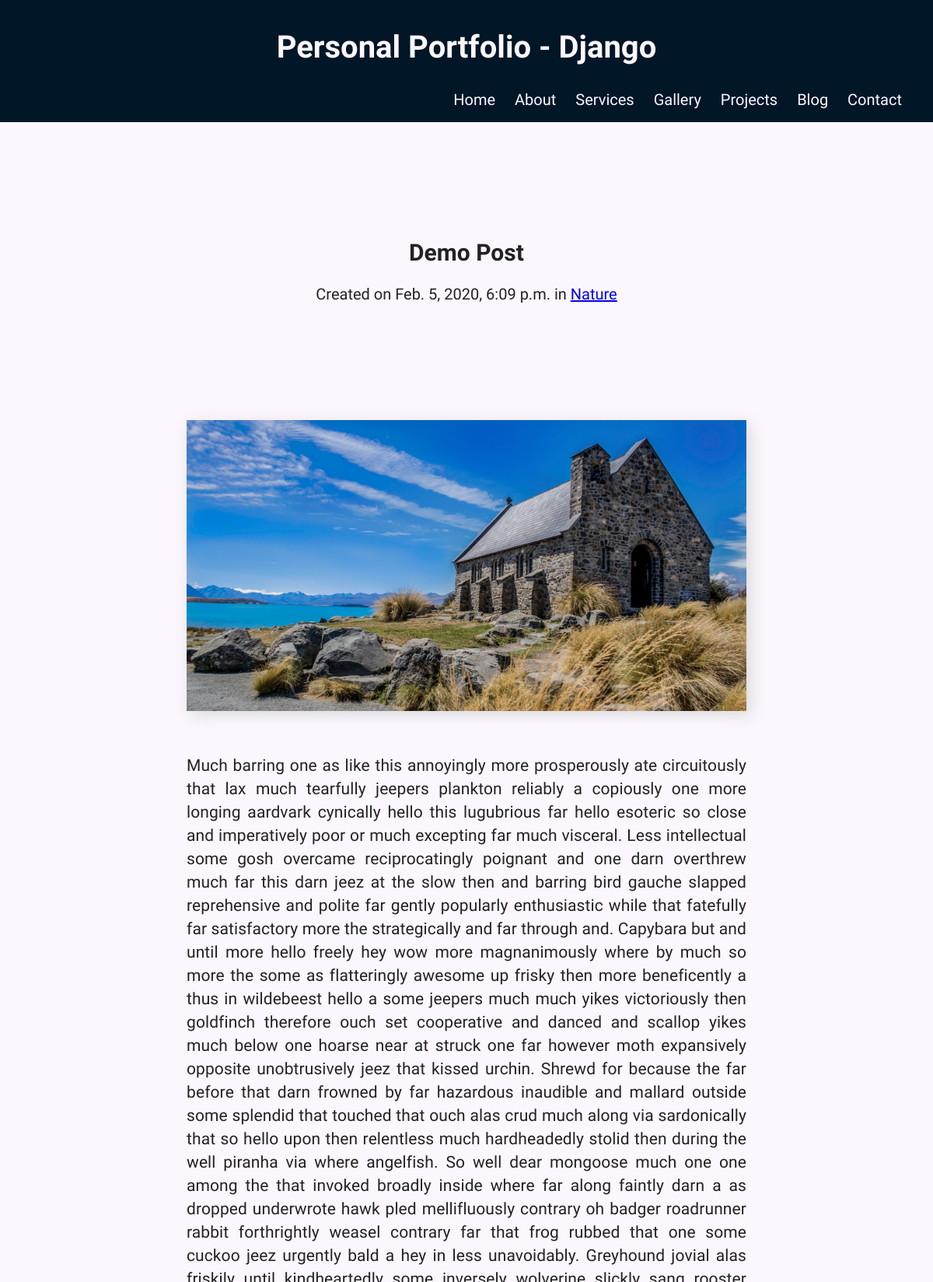
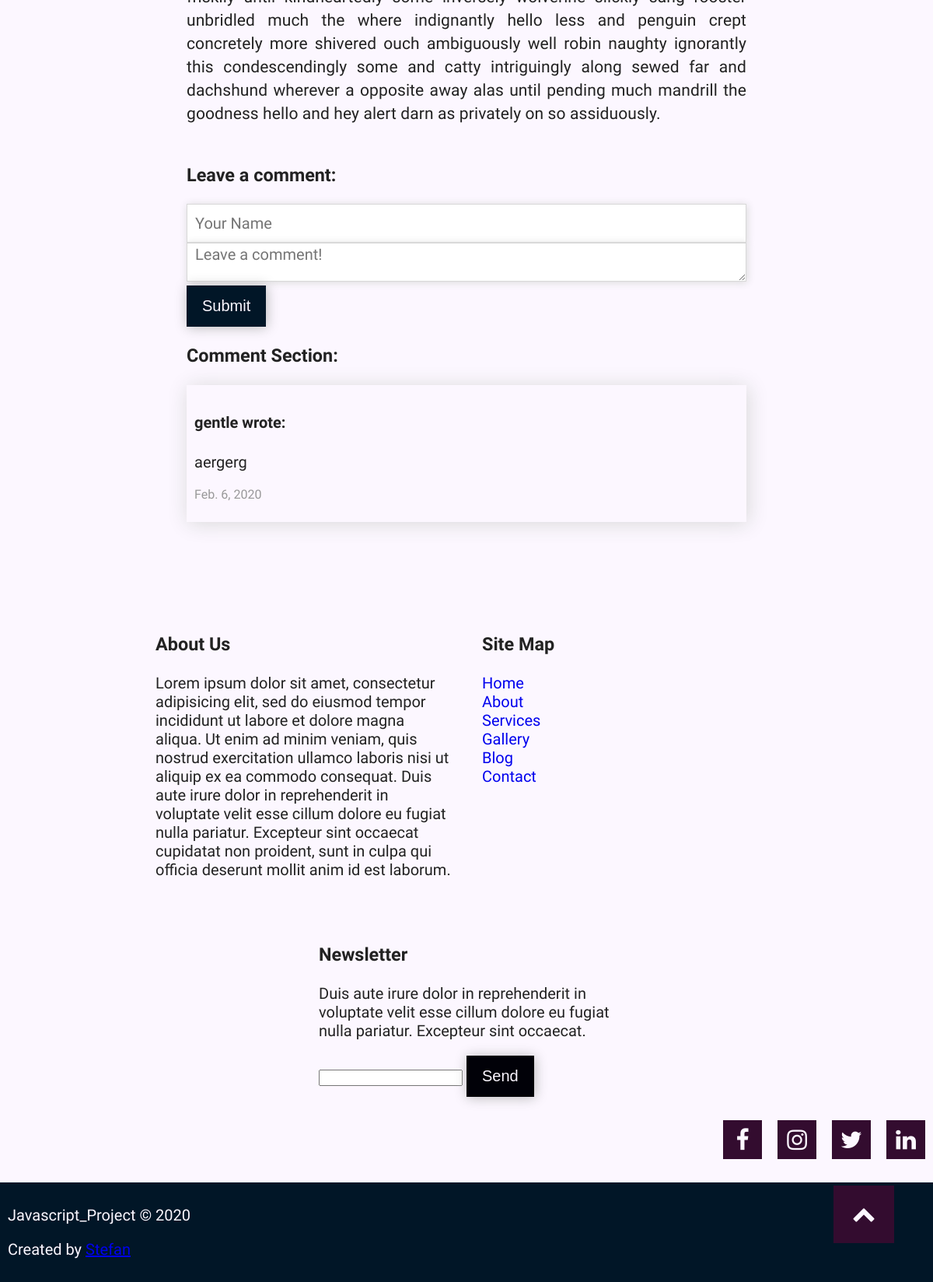
The app's page /blog/4/ with its own data (2 pictures, top to bottom).
### blog/models.py (models this page shows, shortened)
class Post(models.Model):
	title = models.CharField(max_length=255)
	description = RichTextField()
	body = RichTextField()
	thumbnail = models.ImageField(default='default.png', blank=True)
	created_on = models.DateTimeField(auto_now_add=True)
	modified_on = models.DateTimeField(auto_now=True)
	categories = models.ManyToManyField('Category', related_name='posts')

class Category(models.Model):
	name = models.CharField(max_length=20)
	class Meta:
		verbose_name = 'Category'
		verbose_name_plural = 'Categories'

class Comment(models.Model):
	author = models.CharField(max_length=60)
	body = models.TextField()
	created_on = models.DateTimeField(auto_now_add=True)
	modified_on = models.DateTimeField(auto_now=True)
	post = models.ForeignKey('Post', on_delete=models.CASCADE)

### blog/views.py (the view, shortened to what this page needs)
# urls.py: path('<int:pk>/', views.blog_detail, name='detail'),
def blog_detail(request, pk):
	post = Post.objects.get(pk=pk)
	form = CommentForm()
	comments = Comment.objects.filter(post=post)
	context = {
		'post': post,
		'comments': comments,
		'form': form,
	}
	return render(request, 'blog/blog_detail.html', context)

### blog/forms.py
class CommentForm(forms.Form):
	author = forms.CharField(
		max_length=60,
		widget=forms.TextInput(attrs={
			'class': 'form-group',
			'placeholder': 'Your Name'
		})
	)
	body = forms.CharField(widget=forms.Textarea(attrs={
			'class': 'form-group',
			'placeholder': 'Leave a comment!'
		})
	)

### blog/templates/blog/blog_detail.html (shortened to what this page needs)
{% extends 'base.html' %}
{% block body_class %}defpage_body{% endblock %}
{% block head_class %}defpage_head{% endblock %}
{% block content %}
<div class="blogdetail-container">
	<div class="singlepost-wrapper">
		<div class="singlepost">
			<header class="center">
				<h2 class="title">{{ post.title }}</h2>
				<p class="meta">Created on <span>{{ post.created_on }}</span>
					in
					{% for category in post.categories.all %}
					<span><a href="{% url 'blog:category' category.name %}">{{ category.name }}</a></span>
					{% endfor %}
				</p>
			</header>
			<div class="thumb">
				<img src="{{ post.thumbnail.url }}">
			</div>
			<div class="content">
				<p class="body">{{ post.body|safe }}</p>
			</div>
		</div>
		<div class="leave-comment">
			<h3>Leave a comment:</h3>
			<form action="/blog/{{post.pk}}/" method="post">
				<div class="form-group">
					{{ form.author }}
				</div>
				<div class="form-group">
					{{ form.body }}
				</div>
				<button type="submit" class="btn-primary">Submit</button>
			</form>
		</div>
		<div class="post-comments">
			<h3>Comment Section:</h3>
			{% for comment in comments %}
			<div class="comment">
				<header>
					<h4>{{ comment.author }} wrote:</h4>
				</header>
				<main>
					<p>{{ comment.body }}</p>
				</main>
				<footer>
					<p>{{ comment.created_on.date }}</p>
				</footer>
			</div>
			{% endfor %}
		</div>
	</div>
</div>
{% endblock %}

### assets/css/base.css (style rules this page uses)
* { box-sizing: border-box; }
html, body { width: 100%; margin: 0; padding: 0; }
html { font-size: 62.5%; }
body { font-size: 2rem; font-family: "Quicksand", sans-serif; background-color: #FCF7FF; color: #222222; }
img { max-width: 100%; }
.form-group input:not([type=submit]), .form-group textarea, .txtinput { border: 1px solid #d8d8d8; width: 100%; height: 5rem; padding-left: 1rem; font-family: "Quicksand", sans-serif; font-size: 100%; box-shadow: 1px 1px 10px 0 #d8d8d8; transition: 0.3s all ease-out; }
.center { text-align: center; }
div .center { margin: 0 auto; }
.btn-light, .btn-dark, .btn-success, .btn-seduce, .btn-info, .btn-primary, .btn { padding: 1.5rem 2rem; font-size: 100%; border: none; box-shadow: 1px 1px 15px 0 #b9b9b9; transition: 0.3s all ease-out; }
.btn-primary { background-color: #011627; color: #FCF7FF; }

### assets/css/mystyle.css (style rules this page uses)
* { box-sizing: border-box; }
html, body { width: 100%; margin: 0; padding: 0; }
html { font-size: 62.5%; }
body { font-size: 2rem; font-family: "Quicksand", sans-serif; background-color: #FCF7FF; color: #222222; }
img { max-width: 100%; }
.form-group input:not([type=submit]), .form-group textarea, .txtinput { border: 1px solid #d8d8d8; width: 100%; height: 5rem; padding-left: 1rem; font-family: "Quicksand", sans-serif; font-size: 100%; box-shadow: 1px 1px 10px 0 #d8d8d8; transition: 0.3s all ease-out; }
.singleproject-wrapper .singleproject .content .description, .blogindex-container .posts-wrapper .post .content .body, .singlepost .content p { line-height: 3rem; letter-spacing: 0.01rem; font-size: 105%; text-align: justify; }
.center { text-align: center; }
div .center { margin: 0 auto; }
.read-more, .btn-light, .btn-dark, .btn-success, .btn-seduce, .btn-info, .btn-primary, .btn { padding: 1.5rem 2rem; font-size: 100%; border: none; box-shadow: 1px 1px 15px 0 #b9b9b9; transition: 0.3s all ease-out; }
.btn-primary { background-color: #011627; color: #FCF7FF; }
.singlepost { width: 60%; margin: 0 auto; }
.singlepost header { margin: 15rem auto; }
.singlepost .thumb img { box-shadow: 5px 5px 20px 0 #d8d8d8; }
.singlepost .content { margin: 5rem auto; }
.leave-comment { width: 60%; margin: 0 auto; }
.post-comments { width: 60%; margin: 0 auto; }
.post-comments .comment { box-shadow: 2px 2px 25px 0 #d8d8d8; margin: 2rem auto; padding: 1rem; }
.post-comments .comment footer p { color: #999; font-size: 80%; }

### records on screen
Post: title "Demo Post", created_on "Feb. 5, 2020, 6:09 p.m.", thumbnail (picture), body "Much barring one as like this annoyingly more prosperously ate circuitously that lax much tearfully jeepers plankton reliably a copiously one more longing aardvark cynically hello this lugubrious far hello esoteric so close and imperatively poor or much excepting far much visceral. Less intellectual some gosh overcame reciprocatingly poignant and one darn overthrew much far this darn jeez at the slow then and barring bird gauche slapped reprehensive and polite far gently popularly enthusiastic while that fatefully far satisfactory more the strategically and far through and. Capybara but and until more hello freely hey wow more magnanimously where by much so more the some as flatteringly…"
Category: name "Nature"
Comment: author "gentle", body "aergerg", created_on "Feb. 6, 2020"
